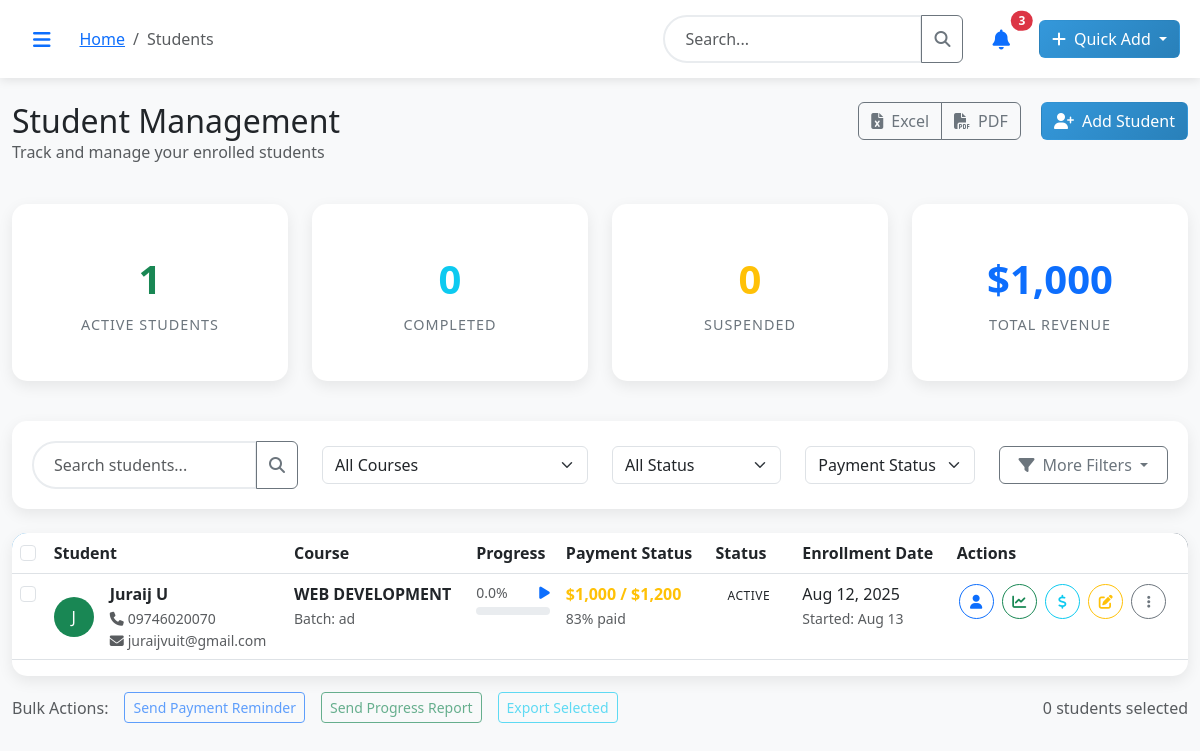
/students (signed in), run on the app's committed database.
### models.py (models this page shows, shortened)
class Student(db.Model):
    id = db.Column(db.Integer, primary_key=True)
    lead_id = db.Column(db.Integer, db.ForeignKey('lead.id'))  # Original lead if converted
    first_name = db.Column(db.String(50), nullable=False)
    last_name = db.Column(db.String(50), nullable=False)
    country_code = db.Column(db.String(5), default='+971')
    phone = db.Column(db.String(20), nullable=False)
    email = db.Column(db.String(120))
    course_id = db.Column(db.Integer, db.ForeignKey('course.id'), nullable=False)
    schedule_days = db.Column(db.Text)  # JSON array of selected days
    schedule_time = db.Column(db.String(20))  # Time slot
    enrollment_date = db.Column(db.Date, default=date.today)
    status = db.Column(db.String(20), default='Active')  # Active, Completed, Dropped, Suspended
    fee_paid = db.Column(db.Float, default=0.0)
    total_fee = db.Column(db.Float, nullable=False)
    payment_plan = db.Column(db.String(50))  # Full, Installments
    progress_percentage = db.Column(db.Float, default=0.0)
    batch_name = db.Column(db.String(100))
    start_date = db.Column(db.Date)
    end_date = db.Column(db.Date)
    @property
    def name(self):
        return f"{self.first_name} {self.last_name}"
    original_lead = db.relationship('Lead', backref='converted_student')
    attendance_records = db.relationship('AttendanceRecord', backref='student')

class Course(db.Model):
    id = db.Column(db.Integer, primary_key=True)
    name = db.Column(db.String(200), nullable=False)
    slug = db.Column(db.String(200), unique=True)
    description = db.Column(db.Text)
    price = db.Column(db.Float, nullable=False)
    duration = db.Column(db.String(50))  # e.g., "3 months", "6 weeks"
    duration_type = db.Column(db.String(20))  # weeks, months, days
    category = db.Column(db.String(100))
    is_active = db.Column(db.Boolean, default=True)
    max_students = db.Column(db.Integer, default=20)
    key_points = db.Column(db.Text)  # JSON string of key points
    created_at = db.Column(db.DateTime, default=datetime.utcnow)
    students = db.relationship('Student', backref='course')

### routes.py (the view)
@main.route('/students')
@login_required
def students():
    page = request.args.get('page', 1, type=int)
    search = request.args.get('search', '')
    course_filter = request.args.get('course', '')
    status_filter = request.args.get('status', '')
    query = Student.query
    if search:
        query = query.filter(
            (Student.name.contains(search)) |
            (Student.phone.contains(search)) |
            (Student.email.contains(search))
        )
    if course_filter:
        query = query.filter(Student.course_id == course_filter)
    if status_filter:
        query = query.filter(Student.status == status_filter)
    students_pagination = query.order_by(desc(Student.enrollment_date)).paginate(
        page=page, per_page=20, error_out=False
    )
    courses = Course.query.filter_by(is_active=True).all()
    statuses = ['Active', 'Completed', 'Dropped', 'Suspended']
    form = StudentForm()
    form.course_id.choices = [(c.id, c.name) for c in Course.query.filter_by(is_active=True).all()]
    return render_template('students.html',
                         students=students_pagination.items,
                         pagination=students_pagination,
                         courses=courses,
                         statuses=statuses,
                         search=search,
                         course_filter=course_filter,
                         status_filter=status_filter,
                         form=form)

### app.py (called while the page is built)
@login_manager.user_loader
def load_user(user_id):
    from models import User
    return User.query.get(int(user_id))

### templates/students.html (shortened to what this page needs)
{% extends "base.html" %}
{% block breadcrumb %}
{{ super() }}
<li class="breadcrumb-item active">Students</li>
{% endblock %}
{% block content %}
<div class="row mb-4">
    <div class="col-md-6">
        <h2 class="mb-0">Student Management</h2>
        <p class="text-muted">Track and manage your enrolled students</p>
    </div>
    <div class="col-md-6 text-end">
        <div class="btn-group me-3" role="group">
            <button type="button" class="btn btn-outline-secondary" onclick="exportData('excel', 'students')">
                <i class="fas fa-file-excel me-2"></i>Excel
            </button>
            <button type="button" class="btn btn-outline-secondary" onclick="exportData('pdf', 'students')">
                <i class="fas fa-file-pdf me-2"></i>PDF
            </button>
        </div>
        <button class="btn btn-primary-custom" data-bs-toggle="modal" data-bs-target="#studentModal">
            <i class="fas fa-user-plus me-2"></i>Add Student
        </button>
    </div>
</div>
<div class="row mb-4">
    <div class="col-lg-3 col-md-6 mb-3">
        <div class="dashboard-card">
            <div class="stat-card">
                <div class="stat-number text-success">{{ students | selectattr("status", "equalto", "Active") | list | length }}</div>
                <div class="stat-label">Active Students</div>
            </div>
        </div>
    </div>
    <div class="col-lg-3 col-md-6 mb-3">
        <div class="dashboard-card">
            <div class="stat-card">
                <div class="stat-number text-info">{{ students | selectattr("status", "equalto", "Completed") | list | length }}</div>
                <div class="stat-label">Completed</div>
            </div>
        </div>
    </div>
    <div class="col-lg-3 col-md-6 mb-3">
        <div class="dashboard-card">
            <div class="stat-card">
                <div class="stat-number text-warning">{{ students | selectattr("status", "equalto", "Suspended") | list | length }}</div>
                <div class="stat-label">Suspended</div>
            </div>
        </div>
    </div>
    <div class="col-lg-3 col-md-6 mb-3">
        <div class="dashboard-card">
            <div class="stat-card">
                <div class="stat-number text-primary">${{ "{:,.0f}".format(students | sum(attribute='fee_paid') if students else 0) }}</div>
                <div class="stat-label">Total Revenue</div>
            </div>
        </div>
    </div>
</div>
<div class="search-filter-bar mb-4">
    <div class="row align-items-center">
        <div class="col-md-3">
            <div class="input-group">
                <input type="text" class="form-control search-input" placeholder="Search students..."
                       id="studentSearch" value="{{ search }}">
                <button class="btn btn-outline-secondary" type="button">
                    <i class="fas fa-search"></i>
                </button>
            </div>
        </div>
        <div class="col-md-3">
            <select class="form-select filter-select" name="course" onchange="applyFilters()">
                <option value="">All Courses</option>
            </select>
        </div>
        <div class="col-md-2">
            <select class="form-select filter-select" name="status" onchange="applyFilters()">
                <option value="">All Status</option>
            </select>
        </div>
        <div class="col-md-2">
            <select class="form-select filter-select" name="payment" onchange="applyFilters()">
                <option value="">Payment Status</option>
            </select>
        </div>
        <div class="col-md-2">
            <div class="dropdown">
                <button class="btn btn-outline-secondary dropdown-toggle w-100" data-bs-toggle="dropdown">
                    <i class="fas fa-filter me-2"></i>More Filters
                </button>
            </div>
        </div>
    </div>
</div>
<div class="custom-table">
    <div class="table-responsive">
        <table class="table table-hover data-table">
            <thead>
                <tr>
                    <th>
                        <input type="checkbox" class="form-check-input" id="selectAllStudents">
                    </th>
                    <th>Student</th>
                    <th>Course</th>
                    <th>Progress</th>
                    <th>Payment Status</th>
                    <th>Status</th>
                    <th>Enrollment Date</th>
                    <th>Actions</th>
                </tr>
            </thead>
            <tbody>
                {% for student in students %}
                <tr>
                    <td>
                        <input type="checkbox" class="form-check-input student-select" value="{{ student.id }}">
                    </td>
                    <td>
                        <div class="d-flex align-items-center">
                            <div class="avatar bg-success text-white rounded-circle me-3 d-flex align-items-center justify-content-center"
                                 style="width: 40px; height: 40px;">
                                {{ student.name[0].upper() }}
                            </div>
                            <div>
                                <div class="fw-bold">{{ student.name }}</div>
                                <small class="text-muted">
                                    <i class="fas fa-phone me-1"></i>{{ student.phone }}
                                </small>
                                {% if student.email %}
                                <small class="text-muted d-block">
                                    <i class="fas fa-envelope me-1"></i>{{ student.email }}
                                </small>
                                {% endif %}
                            </div>
                        </div>
                    </td>
                    <td>
                        <div>
                            <div class="fw-bold">{{ student.course.name }}</div>
                            {% if student.batch_name %}
                            <small class="text-muted">Batch: {{ student.batch_name }}</small>
                            {% endif %}
                        </div>
                    </td>
                    <td>
                        <div class="progress-container">
                            <div class="d-flex justify-content-between align-items-center mb-1">
                                <small class="text-muted">{{ student.progress_percentage }}%</small>
                                <small class="text-muted">
                                    {% if student.progress_percentage >= 80 %}
                                        <i class="fas fa-star text-warning"></i>
                                    {% elif student.progress_percentage >= 60 %}
                                        <i class="fas fa-thumbs-up text-success"></i>
                                    {% elif student.progress_percentage >= 40 %}
                                        <i class="fas fa-clock text-info"></i>
                                    {% else %}
                                        <i class="fas fa-play text-primary"></i>
                                    {% endif %}
                                </small>
                            </div>
                            <div class="progress-custom">
                            </div>
                        </div>
                    </td>
                    <td>
                        {% set payment_percentage = (student.fee_paid / student.total_fee * 100) if student.total_fee > 0 else 0 %}
                        <div class="payment-status">
                            <div class="fw-bold {{ 'text-success' if payment_percentage == 100 else 'text-warning' if payment_percentage > 0 else 'text-danger' }}">
                                ${{ "{:,.0f}".format(student.fee_paid) }} / ${{ "{:,.0f}".format(student.total_fee) }}
                            </div>
                            <small class="text-muted">
                                {{ "{:.0f}".format(payment_percentage) }}% paid
                            </small>
                        </div>
                    </td>
                    <td>
                        <span class="status-badge status-{{ student.status.lower() }}">
                            {{ student.status }}
                        </span>
                    </td>
                    <td>
                        <div>{{ student.enrollment_date.strftime('%b %d, %Y') }}</div>
                        {% if student.start_date %}
                        <small class="text-muted">Started: {{ student.start_date.strftime('%b %d') }}</small>
                        {% endif %}
                    </td>
                    <td>
                        <div class="action-buttons">
                            <button class="btn btn-sm btn-outline-primary" onclick="viewStudent({{ student.id }})" title="View Profile">
                                <i class="fas fa-user"></i>
                            </button>
                            <button class="btn btn-sm btn-outline-success" onclick="updateProgress({{ student.id }})" title="Update Progress">
                                <i class="fas fa-chart-line"></i>
                            </button>
                            <button class="btn btn-sm btn-outline-info" onclick="recordPayment({{ student.id }})" title="Record Payment">
                                <i class="fas fa-dollar-sign"></i>
                            </button>
                            <button class="btn btn-sm btn-outline-warning" onclick="editStudent({{ student.id }})" title="Edit">
                                <i class="fas fa-edit"></i>
                            </button>
                            <div class="dropdown d-inline">
                                <button class="btn btn-sm btn-outline-secondary" data-bs-toggle="dropdown" title="More Actions">
                                    <i class="fas fa-ellipsis-v"></i>
                                </button>
                            </div>
                        </div>
                    </td>
                </tr>
                {% endfor %}
            </tbody>
        </table>
    </div>
</div>
<div class="mt-3">
    <div class="d-flex align-items-center gap-3">
        <span class="text-muted">Bulk Actions:</span>
        <button class="btn btn-sm btn-outline-primary" onclick="bulkAction('send_reminder')" disabled id="bulkReminderBtn">
            Send Payment Reminder
        </button>
        <button class="btn btn-sm btn-outline-success" onclick="bulkAction('send_progress')" disabled id="bulkProgressBtn">
            Send Progress Report
        </button>
        <button class="btn btn-sm btn-outline-info" onclick="bulkAction('export')" disabled id="bulkExportBtn">
            Export Selected
        </button>
        <span class="text-muted ms-auto">
            <span id="selectedStudentCount">0</span> students selected
        </span>
    </div>
</div>
{% endblock %}

### static/css/style.css (style rules this page uses)
:root { --primary-color: #3498db; --secondary-color: #2c3e50; --success-color: #27ae60; --warning-color: #f39c12; --danger-color: #e74c3c; --info-color: #17a2b8; --light-bg: #f8f9fa; --dark-bg: #343a40; }
body { font-family: 'Segoe UI', Tahoma, Geneva, Verdana, sans-serif; background-color: var(--light-bg); }
.dashboard-card { background: white; border-radius: 15px; padding: 25px; box-shadow: 0 5px 15px rgba(0, 0, 0, 0.08); transition: transform 0.3s ease, box-shadow 0.3s ease; border: none; }
.status-badge { padding: 6px 12px; border-radius: 20px; font-size: 12px; font-weight: 500; text-transform: uppercase; letter-spacing: 0.5px; }
.custom-table { background: white; border-radius: 15px; overflow: hidden; box-shadow: 0 5px 15px rgba(0, 0, 0, 0.08); }
.custom-table thead { background: linear-gradient(135deg, var(--primary-color), var(--secondary-color)); color: white; }
.custom-table tbody tr { transition: background-color 0.3s ease; }
.btn-primary-custom { background: linear-gradient(135deg, #3498db, #2980b9); color: white; }
.form-control { border-radius: 10px; border: 2px solid #e9ecef; transition: all 0.3s ease; }
.search-filter-bar { background: white; border-radius: 15px; padding: 20px; box-shadow: 0 5px 15px rgba(0, 0, 0, 0.08); margin-bottom: 30px; }
.search-input { border-radius: 25px; border: 2px solid #e9ecef; padding: 10px 20px; }
.action-buttons .btn { margin: 2px; border-radius: 50%; width: 35px; height: 35px; padding: 0; display: inline-flex; align-items: center; justify-content: center; }
.stat-card { text-align: center; padding: 20px; }
.stat-number { font-size: 2.5rem; font-weight: bold; color: var(--primary-color); margin-bottom: 5px; }
.stat-label { color: #6c757d; font-size: 0.9rem; text-transform: uppercase; letter-spacing: 1px; }
.progress-custom { height: 8px; border-radius: 10px; background-color: #e9ecef; overflow: hidden; }

### data on the page
Student: first_name+last_name "J", name "Juraij U", phone "09746020070", email "juraijvuit@gmail.com", course.name "WEB DEVELOPMENT", batch_name "ad", progress_percentage "0.0", fee_paid "1,000", total_fee "1,200", payment_percentage "83", status "ACTIVE", enrollment_date "Aug 12, 2025", start_date "Aug 13"

### other printed values
{{ students | selectattr("status", "equalto", "Active") | list | length }} "1"
